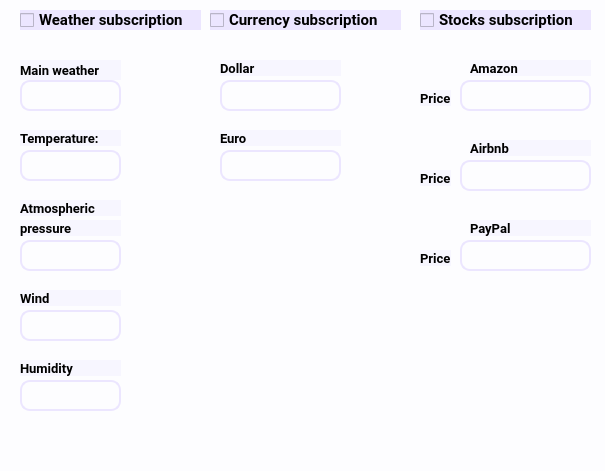
<?xml version="1.0" encoding="UTF-8"?>
<ui version="4.0">
 <class>YAMA</class>
 <widget class="QMainWindow" name="YAMA">
  <property name="geometry">
   <rect>
    <x>0</x>
    <y>0</y>
    <width>605</width>
    <height>471</height>
   </rect>
  </property>
  <property name="windowTitle">
   <string>YAMA</string>
  </property>
  <property name="styleSheet">
   <string notr="true">background-color: rgb(253, 253, 255);

</string>
  </property>
  <widget class="QWidget" name="centralwidget">
   <widget class="QCheckBox" name="weatherCheckBox">
    <property name="geometry">
     <rect>
      <x>20</x>
      <y>10</y>
      <width>181</width>
      <height>20</height>
     </rect>
    </property>
    <property name="styleSheet">
     <string notr="true">QCheckBox {
    background-color: rgb(236, 230, 255)
}

QCheckBox {
    font-family: Roboto;
    font-size: 15px;
        font-weight: bold;
}</string>
    </property>
    <property name="text">
     <string>Weather subscription</string>
    </property>
   </widget>
   <widget class="QCheckBox" name="currencyCheckBox">
    <property name="geometry">
     <rect>
      <x>210</x>
      <y>10</y>
      <width>191</width>
      <height>20</height>
     </rect>
    </property>
    <property name="styleSheet">
     <string notr="true">QCheckBox {
    background-color: rgb(236, 230, 255)
}

QCheckBox {
    font-family: Roboto;
    font-size: 15px;
        font-weight: bold;
}</string>
    </property>
    <property name="text">
     <string>Currency subscription</string>
    </property>
   </widget>
   <widget class="QCheckBox" name="stocksCheckBox">
    <property name="geometry">
     <rect>
      <x>420</x>
      <y>10</y>
      <width>171</width>
      <height>20</height>
     </rect>
    </property>
    <property name="styleSheet">
     <string notr="true">QCheckBox {
    background-color: rgb(236, 230, 255)
}

QCheckBox {
    font-family: Roboto;
    font-size: 15px;
        font-weight: bold;
}</string>
    </property>
    <property name="text">
     <string>Stocks subscription</string>
    </property>
   </widget>
   <widget class="QLabel" name="temperatureLabel">
    <property name="geometry">
     <rect>
      <x>20</x>
      <y>130</y>
      <width>101</width>
      <height>16</height>
     </rect>
    </property>
    <property name="styleSheet">
     <string notr="true">QLabel {
    background-color: rgb(247, 246, 255)
}

QLabel {
    font-family: Roboto;
    font-size: 13px;
        font-weight: bold;
}</string>
    </property>
    <property name="text">
     <string>Temperature:</string>
    </property>
   </widget>
   <widget class="QLabel" name="windLabel">
    <property name="geometry">
     <rect>
      <x>20</x>
      <y>290</y>
      <width>101</width>
      <height>16</height>
     </rect>
    </property>
    <property name="styleSheet">
     <string notr="true">QLabel {
    background-color: rgb(247, 246, 255)
}

QLabel {
    font-family: Roboto;
    font-size: 13px;
        font-weight: bold;
}</string>
    </property>
    <property name="text">
     <string>Wind</string>
    </property>
   </widget>
   <widget class="QLabel" name="humidityLabel">
    <property name="geometry">
     <rect>
      <x>20</x>
      <y>360</y>
      <width>101</width>
      <height>16</height>
     </rect>
    </property>
    <property name="styleSheet">
     <string notr="true">QLabel {
    background-color: rgb(247, 246, 255)
}

QLabel {
    font-family: Roboto;
    font-size: 13px;
        font-weight: bold;
}</string>
    </property>
    <property name="text">
     <string>Humidity</string>
    </property>
   </widget>
   <widget class="QLabel" name="atmosphericLabel">
    <property name="geometry">
     <rect>
      <x>20</x>
      <y>200</y>
      <width>101</width>
      <height>16</height>
     </rect>
    </property>
    <property name="styleSheet">
     <string notr="true">QLabel {
    background-color: rgb(247, 246, 255)
}

QLabel {
    font-family: Roboto;
    font-size: 13px;
        font-weight: bold;
}</string>
    </property>
    <property name="text">
     <string>Atmospheric</string>
    </property>
   </widget>
   <widget class="QLabel" name="pressureLabel">
    <property name="geometry">
     <rect>
      <x>20</x>
      <y>220</y>
      <width>101</width>
      <height>16</height>
     </rect>
    </property>
    <property name="styleSheet">
     <string notr="true">QLabel {
    background-color: rgb(247, 246, 255)
}

QLabel {
    font-family: Roboto;
    font-size: 13px;
        font-weight: bold;
}</string>
    </property>
    <property name="text">
     <string>pressure</string>
    </property>
   </widget>
   <widget class="QTextBrowser" name="temperatureTextBrowser">
    <property name="geometry">
     <rect>
      <x>20</x>
      <y>150</y>
      <width>101</width>
      <height>31</height>
     </rect>
    </property>
    <property name="styleSheet">
     <string notr="true">QTextBrowser {
        border-radius: 10px;
        border: 1.5px solid rgb(236, 230, 255);
}

QTextBrowser {
    font-family: Roboto;
    font-size: 15px;
        font-weight: bold;
}
</string>
    </property>
   </widget>
   <widget class="QTextBrowser" name="atmoPressTextBrowser">
    <property name="geometry">
     <rect>
      <x>20</x>
      <y>240</y>
      <width>101</width>
      <height>31</height>
     </rect>
    </property>
    <property name="styleSheet">
     <string notr="true">QTextBrowser {
        border-radius: 10px;
        border: 1.5px solid rgb(236, 230, 255);
}

QTextBrowser {
    font-family: Roboto;
    font-size: 15px;
        font-weight: bold;
}
</string>
    </property>
   </widget>
   <widget class="QTextBrowser" name="windTextBrowser">
    <property name="geometry">
     <rect>
      <x>20</x>
      <y>310</y>
      <width>101</width>
      <height>31</height>
     </rect>
    </property>
    <property name="styleSheet">
     <string notr="true">QTextBrowser {
        border-radius: 10px;
        border: 1.5px solid rgb(236, 230, 255);
}

QTextBrowser {
    font-family: Roboto;
    font-size: 15px;
        font-weight: bold;
}
</string>
    </property>
   </widget>
   <widget class="QTextBrowser" name="humidityTextBrowser">
    <property name="geometry">
     <rect>
      <x>20</x>
      <y>380</y>
      <width>101</width>
      <height>31</height>
     </rect>
    </property>
    <property name="styleSheet">
     <string notr="true">QTextBrowser {
        border-radius: 10px;
        border: 1.5px solid rgb(236, 230, 255);
}

QTextBrowser {
    font-family: Roboto;
    font-size: 15px;
        font-weight: bold;
}
</string>
    </property>
   </widget>
   <widget class="QTextBrowser" name="buyDollarTextBrowser">
    <property name="geometry">
     <rect>
      <x>220</x>
      <y>80</y>
      <width>121</width>
      <height>31</height>
     </rect>
    </property>
    <property name="styleSheet">
     <string notr="true">QTextBrowser {
        border-radius: 10px;
        border: 1.5px solid rgb(236, 230, 255);
}

QTextBrowser {
    font-family: Roboto;
    font-size: 15px;
        font-weight: bold;
}
</string>
    </property>
   </widget>
   <widget class="QLabel" name="dollarLabel">
    <property name="geometry">
     <rect>
      <x>220</x>
      <y>60</y>
      <width>121</width>
      <height>16</height>
     </rect>
    </property>
    <property name="styleSheet">
     <string notr="true">QLabel {
    background-color: rgb(247, 246, 255)
}

QLabel {
    font-family: Roboto;
    font-size: 13px;
        font-weight: bold;
}</string>
    </property>
    <property name="text">
     <string>Dollar</string>
    </property>
   </widget>
   <widget class="QTextBrowser" name="buyEuroTextBrowser">
    <property name="geometry">
     <rect>
      <x>220</x>
      <y>150</y>
      <width>121</width>
      <height>31</height>
     </rect>
    </property>
    <property name="styleSheet">
     <string notr="true">QTextBrowser {
        border-radius: 10px;
        border: 1.5px solid rgb(236, 230, 255);
}

QTextBrowser {
    font-family: Roboto;
    font-size: 15px;
        font-weight: bold;
}
</string>
    </property>
   </widget>
   <widget class="QLabel" name="EuroLabel">
    <property name="geometry">
     <rect>
      <x>220</x>
      <y>130</y>
      <width>121</width>
      <height>16</height>
     </rect>
    </property>
    <property name="styleSheet">
     <string notr="true">QLabel {
    background-color: rgb(247, 246, 255)
}

QLabel {
    font-family: Roboto;
    font-size: 13px;
        font-weight: bold;
}</string>
    </property>
    <property name="text">
     <string>Euro</string>
    </property>
   </widget>
   <widget class="QLabel" name="amazonLabel">
    <property name="geometry">
     <rect>
      <x>470</x>
      <y>60</y>
      <width>121</width>
      <height>16</height>
     </rect>
    </property>
    <property name="styleSheet">
     <string notr="true">QLabel {
    background-color: rgb(247, 246, 255)
}

QLabel {
    font-family: Roboto;
    font-size: 13px;
        font-weight: bold;
}</string>
    </property>
    <property name="text">
     <string>Amazon</string>
    </property>
   </widget>
   <widget class="QLabel" name="airbnbLabel">
    <property name="geometry">
     <rect>
      <x>470</x>
      <y>140</y>
      <width>121</width>
      <height>16</height>
     </rect>
    </property>
    <property name="styleSheet">
     <string notr="true">QLabel {
    background-color: rgb(247, 246, 255)
}

QLabel {
    font-family: Roboto;
    font-size: 13px;
        font-weight: bold;
}</string>
    </property>
    <property name="text">
     <string>Airbnb</string>
    </property>
   </widget>
   <widget class="QLabel" name="payPalLabel">
    <property name="geometry">
     <rect>
      <x>470</x>
      <y>220</y>
      <width>121</width>
      <height>16</height>
     </rect>
    </property>
    <property name="styleSheet">
     <string notr="true">QLabel {
    background-color: rgb(247, 246, 255)
}

QLabel {
    font-family: Roboto;
    font-size: 13px;
        font-weight: bold;
}</string>
    </property>
    <property name="text">
     <string>PayPal</string>
    </property>
   </widget>
   <widget class="QLabel" name="priceAmazonLabel">
    <property name="geometry">
     <rect>
      <x>420</x>
      <y>90</y>
      <width>31</width>
      <height>16</height>
     </rect>
    </property>
    <property name="styleSheet">
     <string notr="true">QLabel {
    background-color: rgb(247, 246, 255)
}

QLabel {
    font-family: Roboto;
    font-size: 13px;
        font-weight: bold;
}</string>
    </property>
    <property name="text">
     <string>Price</string>
    </property>
   </widget>
   <widget class="QTextBrowser" name="amazonTextBrowser">
    <property name="geometry">
     <rect>
      <x>460</x>
      <y>80</y>
      <width>131</width>
      <height>31</height>
     </rect>
    </property>
    <property name="styleSheet">
     <string notr="true">QTextBrowser {
        border-radius: 10px;
        border: 1.5px solid rgb(236, 230, 255);
}

QTextBrowser {
    font-family: Roboto;
    font-size: 15px;
        font-weight: bold;
}
</string>
    </property>
   </widget>
   <widget class="QTextBrowser" name="airBnbTextBrowser">
    <property name="geometry">
     <rect>
      <x>460</x>
      <y>160</y>
      <width>131</width>
      <height>31</height>
     </rect>
    </property>
    <property name="styleSheet">
     <string notr="true">QTextBrowser {
        border-radius: 10px;
        border: 1.5px solid rgb(236, 230, 255);
}

QTextBrowser {
    font-family: Roboto;
    font-size: 15px;
        font-weight: bold;
}
</string>
    </property>
   </widget>
   <widget class="QLabel" name="priceAirBnbLabel">
    <property name="geometry">
     <rect>
      <x>420</x>
      <y>170</y>
      <width>31</width>
      <height>16</height>
     </rect>
    </property>
    <property name="styleSheet">
     <string notr="true">QLabel {
    background-color: rgb(247, 246, 255)
}

QLabel {
    font-family: Roboto;
    font-size: 13px;
        font-weight: bold;
}</string>
    </property>
    <property name="text">
     <string>Price</string>
    </property>
   </widget>
   <widget class="QTextBrowser" name="payPalTextBrowser">
    <property name="geometry">
     <rect>
      <x>460</x>
      <y>240</y>
      <width>131</width>
      <height>31</height>
     </rect>
    </property>
    <property name="styleSheet">
     <string notr="true">QTextBrowser {
        border-radius: 10px;
        border: 1.5px solid rgb(236, 230, 255);
}

QTextBrowser {
    font-family: Roboto;
    font-size: 15px;
        font-weight: bold;
}
</string>
    </property>
   </widget>
   <widget class="QLabel" name="pricePayPalLabel">
    <property name="geometry">
     <rect>
      <x>420</x>
      <y>250</y>
      <width>31</width>
      <height>16</height>
     </rect>
    </property>
    <property name="styleSheet">
     <string notr="true">QLabel {
    background-color: rgb(247, 246, 255)
}

QLabel {
    font-family: Roboto;
    font-size: 13px;
        font-weight: bold;
}</string>
    </property>
    <property name="text">
     <string>Price</string>
    </property>
   </widget>
   <widget class="QTextBrowser" name="mainweatherTextBrowser">
    <property name="geometry">
     <rect>
      <x>20</x>
      <y>80</y>
      <width>101</width>
      <height>31</height>
     </rect>
    </property>
    <property name="styleSheet">
     <string notr="true">QTextBrowser {
        border-radius: 10px;
        border: 1.5px solid rgb(236, 230, 255);
}

QTextBrowser {
    font-family: Roboto;
    font-size: 15px;
        font-weight: bold;
}
</string>
    </property>
   </widget>
   <widget class="QLabel" name="mainweatherLabel">
    <property name="geometry">
     <rect>
      <x>20</x>
      <y>60</y>
      <width>101</width>
      <height>20</height>
     </rect>
    </property>
    <property name="styleSheet">
     <string notr="true">QLabel {
    background-color: rgb(247, 246, 255)
}

QLabel {
    font-family: Roboto;
    font-size: 13px;
        font-weight: bold;
}</string>
    </property>
    <property name="text">
     <string>Main weather</string>
    </property>
   </widget>
  </widget>
  <widget class="QMenuBar" name="menubar">
   <property name="geometry">
    <rect>
     <x>0</x>
     <y>0</y>
     <width>605</width>
     <height>22</height>
    </rect>
   </property>
  </widget>
  <widget class="QStatusBar" name="statusbar"/>
 </widget>
 <resources/>
 <connections/>
</ui>
